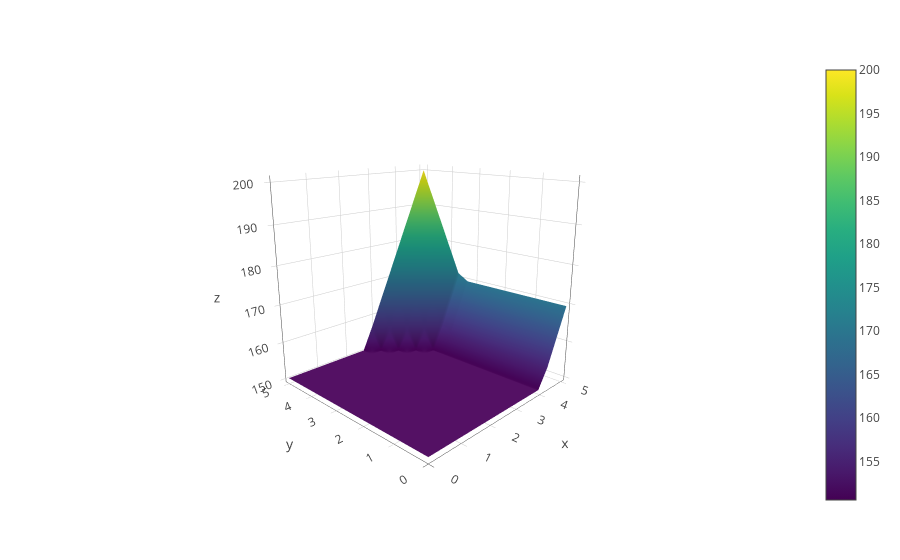

The code cell stored with this chart in its notebook:
### Markdown cell above
### Optimal solution via Dynamic Programming

- We can apply dynamic programming methods to solve this model numerically
- We have code that can solve model this via value function iteration
- Here's the state value function $v^*$ for this model:

### Code cell
plot_vf(m)

### Figure 1 — Plotly figure (JSON) as saved in the notebook; plotly's stock layout.template omitted (floating-point values rounded to 4 significant figures; data arrays with more than 128 entries replaced by an {"elided": "..."} marker saying what was removed)
{"data": [{"colorscale": "Viridis", "type": "surface", "x": {"elided": "15x15 float values"}, "y": {"elided": "15x15 float values"}, "z": {"elided": "15x15 float values"}}], "layout": {"autosize": true, "margin": {"b": 50, "l": 50, "r": 50, "t": 60}, "scene": {"aspectmode": "auto", "aspectratio": {"x": 1, "y": 1, "z": 1}, "camera": {"center": {"x": 0, "y": 0, "z": 0}, "eye": {"x": -1.739, "y": -1.684, "z": 0.7172}, "projection": {"type": "perspective"}, "up": {"x": 0, "y": 0, "z": 1}}}, "xaxis": {"title": {"text": "theta"}}, "yaxis": {"title": {"text": "epsilon"}}}}
